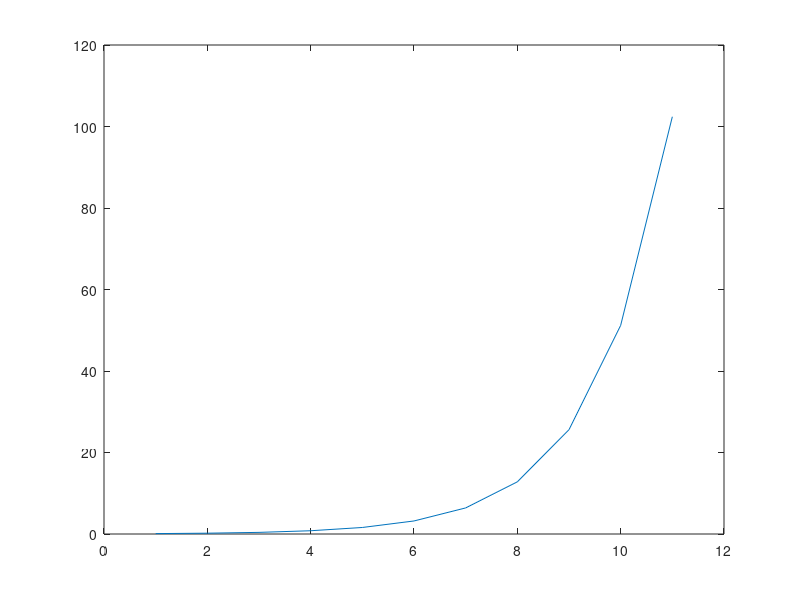

The MATLAB script that drew this image: (Note: this script raises an error after producing the figure.)
% frequency parameters
clear
close all
%%
dataLength_dls = 5;
med_welch_dls = 5;
pll_dls = 5;
music_dls = 5;
espirit_dls = 5;
max_ent_dls = 5;
burg_dls = 5;
spec_env_dls = 5;

oscCenter1 = 10.52;
oscCenter2 = 10.54;
sampleRate = 1000;
nyq = sampleRate/2;
sampleSpacing = 1/sampleRate;
phaseOffsets = 0:0.1:2*pi;
dataLengthGens = 1:11;
dataLengths = (0.05*2.^dataLengthGens); % in seconds
plot(dataLengths)
nfft = 100*sampleRate;

%% FFT
dataLength_errors= [];
dataLength_rts = [];
for dataLengthSecs = dataLengths;
	phaseOffset_errors = [];
	phaseOffset_dls = [];
	for phaseOffset = phaseOffsets;
		dataLengthSamples = dataLengthSecs*sampleRate;
		osc1 = chan_osc(dataLengthSamples, sampleRate,oscCenter1,'phaseOffset',phaseOffset);
		osc2 = chan_osc(dataLengthSamples, sampleRate,oscCenter2);
		data = osc1+osc2;
		t = 0:sampleSpacing:(dataLengthSecs-sampleSpacing);
		fft_freqs = linspace(0,nyq,floor(nfft/2)+1);
		
		tic
		dataX = fft(data,nfft)/dataLengthSamples;
		dataX = dataX(1:length(fft_freqs)); %keep only positive frequencies
		phaseOffset_rt = toc;
		amp = 2*abs(dataX);
		phaseOffset_error = performanceMat(fft_freqs,amp,[oscCenter1,oscCenter2]);
		
		phaseOffset_errors = [phaseOffset_errors phaseOffset_error];
		phaseOffset_dls = [phaseOffset_dls phaseOffset_rt];
		
		%     plot(fft_f,2*abs(dataX))
		%     xlim([10.5 10.56])
		%     ylabel('Amplitude')
		%     title(['Data Length = ', num2str(fft_dls),' sec'])
		%     pause(0.5)
	end
	
	% (length(fft_dls)) x (length(phaseOffsets)) matrix
	dataLength_errors = [dataLength_errors; mean(phaseOffset_errors)];
	dataLength_rts = [dataLength_rts; mean(phaseOffset_dls)];
end

% REGINA Save output matrix, fft_errors and fft_rts
save('fft_errors.mat','fft_errors');
save('fft_rts.mat','fft_rts');


close all
figure;
plot(fft_dls,dataLength_errors);
% figure;
% plot(fft_dls,fft_rts);

%% Welch
% figure;
dataLength_errors = []; % length is equal to length(welch_dls)
dataLength_rts = []; % length is equal to length(welch_dls)
dataLength_wls = []; % length is equal to length(welch_dls)
nfft = 100*sampleRate; %hard coded

% For each data length
	% For each windowlength
		% For each nOverlap
			% For each phaseoffset
			% Store error for each phaseoffset
		% Store error for each nOverlap
	% Store error for each windowlength
% Store error for data length

for dataLengthSecs = dataLengths % defined for all methods at the top
	dataLengthSamples = dataLengthSecs*sampleRate;
	windowLength_errors = []; % length equal to length(dls_wls)
	windowLength_rts = []; % length equal to length(dls_wls)
	nWindowLengths = 1:128:dataLengthSamples;
	
	for nWindowLength = nWindowLengths;
		phaseOffset_errors = [];
		phaseOffset_rts = [];
		for phaseOffset = phaseOffsets % defined for all methods at the top
			nOverlap_errors = [];
			nOverlap_rts = [];
			osc1 = chan_osc(dataLengthSamples, sampleRate,oscCenter1,'phaseOffset',phaseOffset);
			osc2 = chan_osc(dataLengthSamples, sampleRate,oscCenter2);
			data = osc1+osc2;
			for nOverlap = nOverlaps
				tic
				[pow, welch_f] = pwelch(data,nWindowLength,nOverlap,nfft,sampleRate, 'power', 'onesided');
				nOverlap_rt = toc;
				amp = sqrt(pow);
				nOverlap_error = performanceMat(welch_f,amp,[oscCenter1,oscCenter2]);
				nOverlap_errors = [nOverlap_errors nOverlap_error];
				nOverlap_rts= [nOverlap_rts nOverlap_rt];
			end
			phaseOffset_errors = [phaseOffset_errors mean(nOverlap_errors)];
			phaseOffset_rts = [phaseOffset_rts mean(nOverlap_rts)];
		end
		windowLength_errors = [windowLength_errors mean(phaseOffset_errors)];
		windowLength_rts = [windowLength_rts mean(phaseOffset_rts)];
	end
	dataLength_errors = [dataLength_errors mean(windowLength_errors)];
	dataLength_rts= [dataLength_rts mean(windowLength_rts)];
end

save('dataLength_errors.mat','dataLength_errors');
save('dataLength_rts.mat','dataLength_rts');
close all
figure;
plot(dataLengths,dataLength_errors);
%%
close all
figure;
% plot(fft_errors);
%plot(fft_dls,fft_errors);
%hold on; plot(welch_dls,welch_errors);


% legend('FFT','Welch')
% figure;
% plot(welch_rts);

%% Regina
% plot FFT vs Welch on the same plot, save the figures, use full range of
% values, 1:0.25:200. Also plot wls for welch, or figure out trend.

%%
% pmusic(data,4,nfft,sampleRate)
%             FFTX = [];
%             for olp=overlapPercent
%                 stepsize = (1-olp)*windowLengthSamples;
%                 maxK=dataLengthSamples/stepsize-1;
%                 for K = 0:maxK-1
%                     U = sum(hamming(nfft))/nfft;
%                     startwin = stepsize*K + 1;
%                     endwin = stepsize*K + windowLengthSamples;
%                     FFTK = fft(hamming(nfft)'.*data(startwin:endwin));
%                     magFFTK = (1/(windowLengthSamples*U))*abs(FFTK).^2; %Normalize
%                     phaFFTK = angle(FFTK);
%                     dbFFTK = 20*log10(magFFTK);
%                     dbFFTK = dbFFTK - max(dbFFTK);
%                     dbFFTK = dbFFTK./maxK; %Average
%                     FFTX = [FFTX dbFFTK];
%                 end
%             end
%             welch_f= linspace(-.5,.5,nfft);
%overlapSecs = 0;
%nOverlap = overlapSecs*sampleRate;
%             amp = sqrt(FFTX);

				%     plot(welch_f,amp);
				%     xlim([10.5 10.56])
				%     ylabel('Amplitude')
				%     title(['Data Length = ', num2str(welch_dls),' sec'])
				%     pause(0.25)